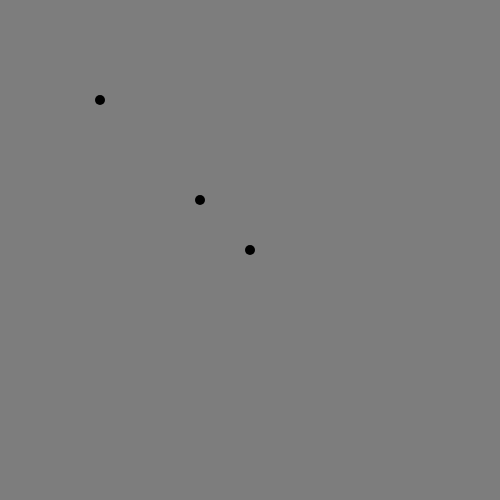
Frame 1 (no input)
Frame 60 (no input): identical to frame 1, image omitted
Frame 120 (the mouse pressed at the canvas centre since frame 60): identical to frame 1, image omitted

The p5.js sketch that drew this single still picture (run headless with seeded random() and noise() and a simulated clock; from frame 60 on, the mouse is pressed at the canvas centre):

// p5.js sketch
// ── sketch.js
function setup() {
  createCanvas(500, 500);
}

function draw() {
  background(125);
  strokeWeight(10);
  point(100, 100);
  point(200, 200);
  point(250, 250);
}
